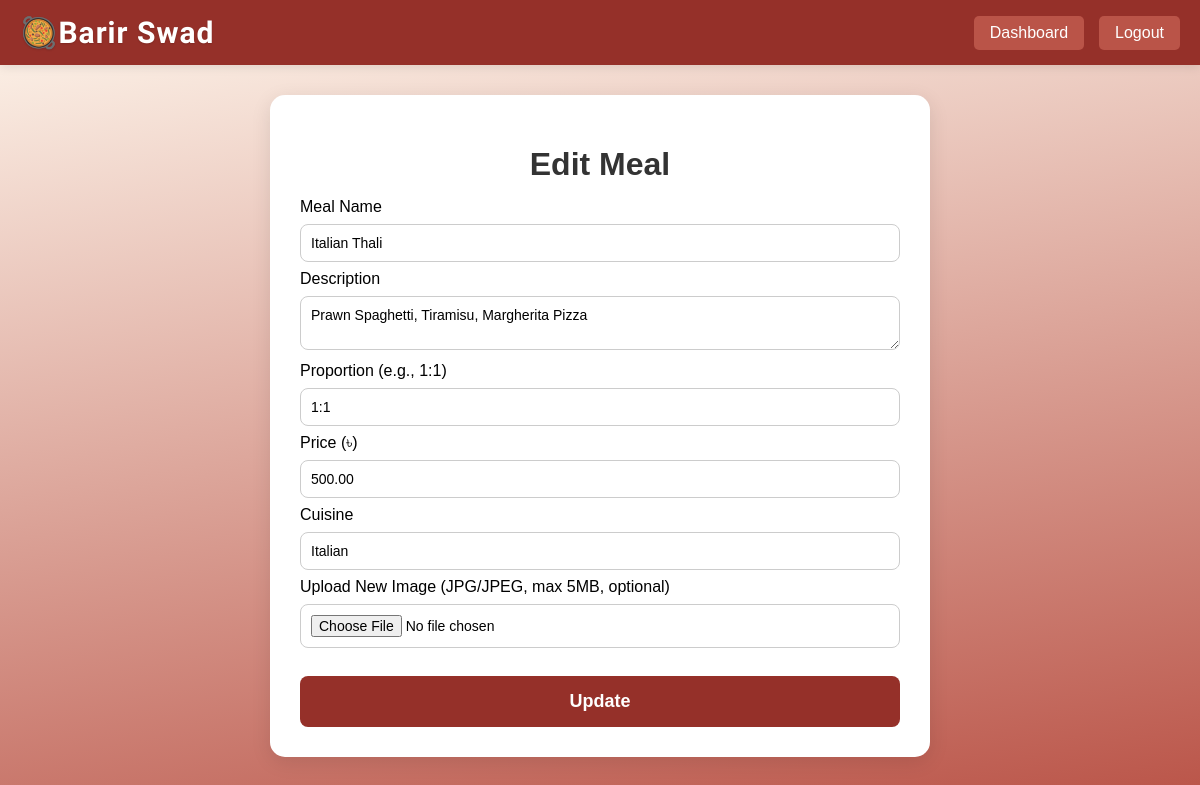
/edit_meal.php?meal_id=7 (signed in), run on the app's committed database.
### tables this page shows
CREATE TABLE `meal` (
  `Meal_ID` int(10) NOT NULL,
  `Name` varchar(100) NOT NULL,
  `Description` text NOT NULL,
  `Proportion` varchar(50) NOT NULL,
  `Pricing` decimal(10,2) NOT NULL,
  `Cuisine` varchar(50) NOT NULL,
  `Status` enum('Available','Takes Time','Unavailable') DEFAULT 'Takes Time'
);

### edit_meal.php (the view, shortened to what this page needs)
<?php
require 'dbconnect.php';
$cook_id = $_SESSION['user_id'];
$meal_id = intval($_GET['meal_id']);
$stmt = $conn->prepare("
    SELECT m.Name, m.Description, m.Proportion, m.`Pricing`, m.Cuisine
    FROM meal m
    INNER JOIN user_cooks_meal ucm ON m.Meal_ID = ucm.Meal_ID
    WHERE m.Meal_ID = ? AND ucm.Cook_ID = ?
");
$stmt->bind_param("ii", $meal_id, $cook_id);
$stmt->execute();
$result = $stmt->get_result();
$meal = $result->fetch_assoc();
?>
<!DOCTYPE html>
<html lang="en">
<head>
    <link rel="stylesheet" href="cook_styles.css">
</head>
<body>
    <header class="header">
        <div class="nav">
            <div class="logo">🥘Barir Swad</div>
            <nav class="nav-links">
                <a href="cook_dashboard.php" class="btn">Dashboard</a>
                <a href="logout.php" class="btn logout">Logout</a>
            </nav>
        </div>
    </header>
    <div class="form-container">
        <h1>Edit Meal</h1>
        <form method="POST" enctype="multipart/form-data">
            <label>Meal Name</label>
            <input type="text" name="name" value="<?= htmlspecialchars($meal['Name']) ?>" required>
            <label>Description</label>
            <textarea name="description" required><?= htmlspecialchars($meal['Description']) ?></textarea>
            <label>Proportion (e.g., 1:1)</label>
            <input type="text" name="proportion" pattern="\d+:\d+" title="Format must be num:num" value="<?= htmlspecialchars($meal['Proportion']) ?>" required>
            <label>Price (৳)</label>
            <input type="number" name="price" step="0.01" min="0" value="<?= htmlspecialchars($meal['Pricing']) ?>" required>
            <label>Cuisine</label>
            <input type="text" name="cuisine" value="<?= htmlspecialchars($meal['Cuisine']) ?>" required>
            <label>Upload New Image (JPG/JPEG, max 5MB, optional)</label>
            <input type="file" name="image" accept="image/jpeg,image/jpg">
            <button type="submit">Update</button>
        </form>
    </div>
</body>
</html>

### cook_styles.css (style rules this page uses)
body { font-family: Arial, sans-serif; min-height: 100vh; margin: 0; padding: 0; background: linear-gradient(170deg, #fff8ee 0%, #BA5448 100%); }
.header { background: #953029; box-shadow: 0 2px 10px rgba(0,0,0,0.1); padding: 15px 0; }
.nav { display: flex; justify-content: space-between; align-items: center; max-width: 1200px; margin: 0 auto; padding: 0 20px; }
.logo { font-family: 'DynaPuff', cursive, sans-serif; font-weight: 700; font-size: 30px; color: #fff; letter-spacing: 1px; text-shadow: 0 1px 2px rgba(0,0,0,0.15); transition: transform 0.3s; }
.nav-links { display: flex; gap: 15px; align-items: center; }
.nav-links a { text-decoration: none; color: #333; padding: 8px 16px; border-radius: 5px; transition: background 0.3s; }
.nav-links .btn { background: #BA5448; color: white; }
.nav-links .logout { background: #BA5448; }
.btn, button { background: #953029; color: white; padding: 10px 20px; border-radius: 8px; text-decoration: none; border: none; cursor: pointer; transition: all 0.3s; }
input, textarea, select { width: 100%; padding: 10px; margin: 8px 0; border-radius: 8px; border: 1px solid #ccc; font-family: Arial, Helvetica, sans-serif; font-size: 14px; resize: vertical; box-sizing: border-box; }
.form-container { max-width: 600px; margin: 30px auto; background: white; padding: 30px; border-radius: 15px; box-shadow: 0 5px 20px rgba(0,0,0,0.1); }
.form-container h1 { color: #333; margin-bottom: 15px; text-align: center; }
.form-container button { margin-top: 20px; background: #953029; color: white; padding: 15px 20px; border-radius: 8px; border: none; cursor: pointer; width: 100%; font-weight: bold; font-size: 18px; transition: background 0.3s; }

### data on the page
meal: name "Italian Thali", description "Prawn Spaghetti, Tiramisu, Margherita Pizza", proportion "1:1", price "500.00", cuisine "Italian"
